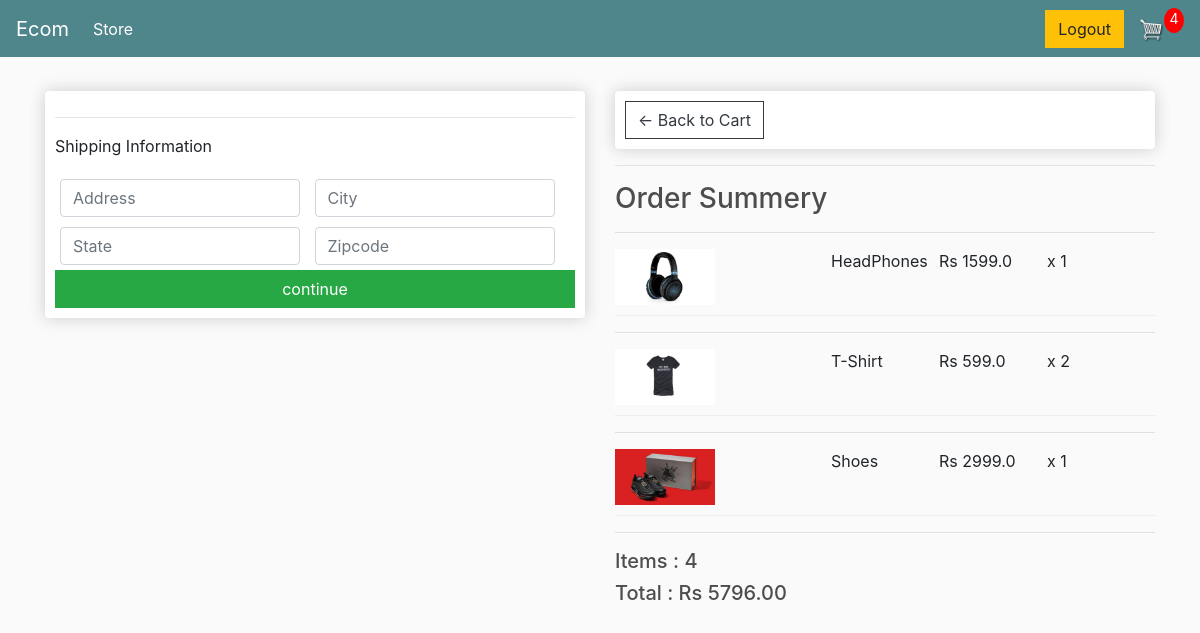
Screenshot of /checkout/ (signed in) with the database file from the repository.
### store/models.py (models this page shows, shortened)
class OrderItem(models.Model):
    product=models.ForeignKey(Product,on_delete=models.SET_NULL, null=True ,blank=True)
    order=models.ForeignKey(Order,on_delete=models.SET_NULL, null=True ,blank=True)
    quantity=models.IntegerField(default=0,null=True,blank=True)
    date_added=models.DateTimeField(auto_now_add=True)
    @property
    def get_total(self):
        total=self.product.price*self.quantity
        return total

class Product(models.Model):
    name=models.CharField(max_length=200,null=True)
    price=models.FloatField()
    digital=models.BooleanField(default=False, null=True,blank=False)
    image=models.ImageField(null=True,blank=True)
    @property
    def imageURL(self):
        try:
            url=self.image.url
        except:
            url=''
        return url

class Order(models.Model):
    customer=models.ForeignKey(Customer,on_delete=models.SET_NULL, null=True ,blank=True)
    date_ordered=models.DateTimeField(auto_now_add=True)
    complete=models.BooleanField(default=False,null=True,blank=False)
    transaction_id=models.CharField(max_length=100,null=True)
    @property
    def shipping(self):
        shipping=False
        orderitems=self.orderitem_set.all()
        for i in orderitems:
            if i.product.digital == False:
                shipping=True
        return shipping
    @property
    def get_cart_total(self):
        orderitems=self.orderitem_set.all()
        total=sum([item.get_total for item in orderitems] )
        return total
    @property
    def get_cart_items(self):
        orderitems=self.orderitem_set.all()
        total=sum([item.quantity for item in orderitems] )
        return total

### store/views.py (the view)
# urls.py: path('checkout/', views.checkout ,name='checkout'),
def checkout(request):
    data = cartData(request)
    cartItems = data['cartItems']
    order = data['order']
    items = data['items']
    context= {'items': items, 'order':order,'cartItems':cartItems}
    return render(request, 'store/checkout.html', context)

### store/utils.py (called while the page is built)
def cartData(request):
    if request.user.is_authenticated:
        customer = request.user.customer
        order, created = Order.objects.get_or_create(customer=customer, complete=False)
        items = order.orderitem_set.all()
        cartItems=order.get_cart_items
    else:
        cookieData = cookieCart(request)
        cartItems = cookieData['cartItems']
        order = cookieData['order']
        items = cookieData['items']
    return {'cartItems':cartItems,'order':order ,'items':items }

### store/templates/store/checkout.html (shortened to what this page needs)
{% extends 'store/main.html'%}
{% load static %}
{% block content %}
    <div class='row'>
        <div class='col-lg-6'>
            <div class='box-element' id='form-wrapper'>
            <form id='form'>
                <div id='shipping-info'>
                    <hr>
                    <p>Shipping Information</p>
                    <div class='form-field'>
                        <input required class='form-control' type="text" name="address" placeholder="Address" id="">
                    </div>
                    <div class='form-field'>
                        <input required class='form-control' type="text" name="city" placeholder="City" id="">
                    </div>
                    <div class='form-field'>
                        <input required class='form-control' type="text" name="state" placeholder="State" id="">
                    </div>
                    <div class='form-field'>
                        <input required class='form-control' type="text" name="zipcode" placeholder="Zipcode" id="">
                    </div>
                </div>
                <input id='form-button' class='btn btn-success btn-block' type="submit" value="continue">
            </form>
            </div>
            <br>
        </div>
        <div class='col-lg-6'>
            <div class='box-element'>
                <a class='btn btn-outline-dark add btn' href="{% url 'cart'%}">&#x2190; Back to Cart</a>
            </div>
            <hr>
            <h3>Order Summery </h3>
            <hr>
            {% for item in items %}
            <div class='cart-row'>
                <div style="flex:2"><img class='row-image' src="{{item.product.imageURL}}" alt=""></div>
                <div style="flex: 1;">{{item.product.name}}</div>
                <div style="flex: 1;">Rs {{item.product.price}}</div>
                <div style="flex: 1;">x {{item.quantity}}</div>
            </div>
            <hr>
            {% endfor %}
            <h5>Items : {{order.get_cart_items}}</h5>
            <h5>Total : Rs {{order.get_cart_total|floatformat:2}}</h5>
        </div>
    </div>
{% endblock content %}

### static/css/main.css (style rules this page uses)
body { background-color: hsl(0, 0%, 98%); }
h1,h2,h3,h4,h5,h6 { color:hsl(0, 0%, 30%); }
.box-element { box-shadow:hsl(0, 0%, 80%) 0 0 16px; background-color: #fff; border-radius: 4px; padding: 10px; }
.col-lg-4, .col-lg-6, .col-lg-8, .col-lg-12 { margin-top: 10px; }
.btn { border-radius: 0; }
.row-image { width: 100px; }
.form-field { width:250px; display: inline-block; padding: 5px; }
.cart-row { display: flex; align-items: flex-stretch; padding-bottom: 10px; margin-bottom: 10px; border-bottom: 1px solid #ececec; }

### rows the page displays
OrderItem: product.imageURL (picture), product.name "HeadPhones", product.price "1599.0", quantity "1"
OrderItem: product.imageURL (picture), product.name "T-Shirt", product.price "599.0", quantity "2"
OrderItem: product.imageURL (picture), product.name "Shoes", product.price "2999.0", quantity "1"
Order: get_cart_items "4", get_cart_total "5796.00"

### other values shown
{{ cartItems }} "4"
